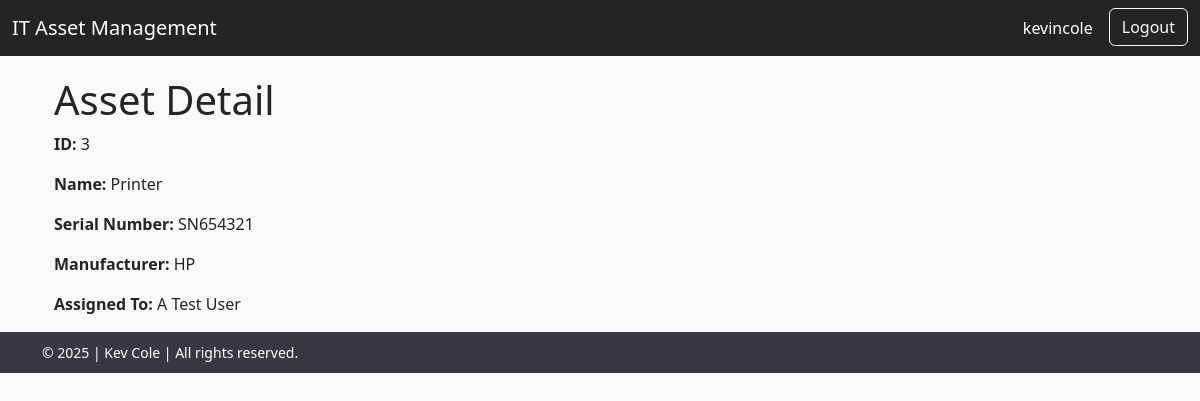
Screenshot of /assets/3/ (signed in) with the database file from the repository.
### it_asset/models.py (models this page shows, shortened)
class ITAsset(models.Model):
    name = models.CharField(max_length=100)
    serial_number = models.CharField(max_length=100)
    purchase_date = models.DateField()
    manufacturer = models.ForeignKey(Manufacturer, on_delete=models.CASCADE)
    assigned_to = models.ForeignKey(Employee, on_delete=models.SET_NULL, null=True, blank=True)
    description = models.TextField()
    warranty_expiry = models.DateField()

class Manufacturer(models.Model):
    name = models.CharField(max_length=100)
    website = models.URLField(blank=True)

class Employee(models.Model):
    user = models.OneToOneField(User, on_delete=models.CASCADE)
    department = models.CharField(max_length=100)
    position = models.CharField(max_length=100)
    name = models.CharField(max_length=100)
    def __str__(self):
        return self.name

### it_asset/views.py (the view)
# urls.py: path("assets/<int:pk>/", it_asset_views.asset_detail, name="asset_detail"),
@login_required
def asset_detail(request, pk):
    asset = get_object_or_404(ITAsset, pk=pk)
    manufacturers = Manufacturer.objects.all()
    employees = Employee.objects.all()
    context = {
        'asset': asset,
        'manufacturers': manufacturers,
        'employees': employees,
    }
    return render(request, 'assets/asset_detail.html', context)

### it_asset/templates/assets/asset_detail.html (shortened to what this page needs)
{% extends "base.html" %}
{% block content %}
<div class="container">
    <h1>Asset Detail</h1>
    <p><strong>ID:</strong> {{ asset.id }}</p>
    <p><strong>Name:</strong> {{ asset.name }}</p>
    <p><strong>Serial Number:</strong> {{ asset.serial_number }}</p>
    <p><strong>Manufacturer:</strong> {{ asset.manufacturer.name }}</p>
    <p><strong>Assigned To:</strong> {{ asset.assigned_to }}</p>
</div>
{% endblock %}

### it_asset/templates/base.html (shortened to what this page needs)
<!DOCTYPE html>
<html lang="en">
<head>
    <link href="https://cdn.jsdelivr.net/npm/bootstrap@5.3.0-alpha1/dist/css/bootstrap.min.css" rel="stylesheet">
</head>
<body>
    <nav class="navbar navbar-expand-lg navbar-dark bg-dark">
        <div class="container-fluid">
            <a class="navbar-brand" href="#">IT Asset Management</a>
            <div class="collapse navbar-collapse" id="navbarNav">
                <ul class="navbar-nav ms-auto">
                    {% if user.is_authenticated %}
                        <li class="nav-item">
                            <a class="nav-link text-white me-2" href="{% url 'user_profile' %}">
                                {{ user.get_full_name|default:user.username }}
                            </a>
                        </li>
                        <li class="nav-item">
                            <a class="btn btn-outline-light" href="{% url 'logout' %}">Logout</a>
                        </li>
                    {% else %}
                        <li class="nav-item">
                            <a class="btn btn-outline-light" href="{% url 'login' %}">Login</a>
                        </li>
                    {% endif %}
                </ul>
            </div>
        </div>
    </nav>
    <div class="container">
        {% block content %}{% endblock %}
    </div>
    <footer class="footer">
        <div class="container">
            <span>&copy; 2025 | Kev Cole | All rights reserved.</span>
        </div>
    </footer>
</body>
</html>

### it_asset/templates/base.html (style rules this page uses)
body { background-color: #f8f9fa; }
.navbar { margin-bottom: 20px; }
.footer { background-color: #343a40; color: white; padding: 10px 0; text-align: left; font-size: 0.875rem; }

### rows the page displays
ITAsset: id "3", name "Printer", serial_number "SN654321", manufacturer.name "HP", assigned_to "A Test User"

### other values shown
{{ user.get_full_name|default:user.username }} "kevincole"
